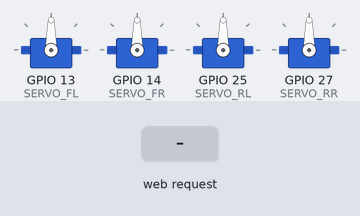
The sketch below on a simulated ESP32. Shown: 4 × servo. The inputs (shaded band) are chosen by the test bench. WiFi joins after 1.5 s; servers stay silent unless stated; what the sketch prints to the serial monitor is not drawn.

Above: at 2.7 s.
2.8 s: HTTP request GET /forward received
At 3.4 s:
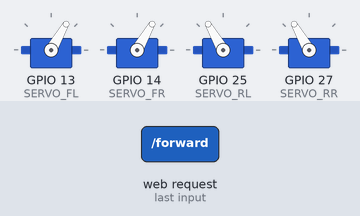
4.3 s: HTTP request GET /backward received
At 4.6 s:
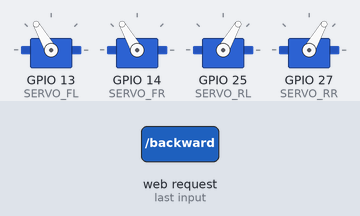
5.8 s: HTTP request GET /left received
At 6.9 s:
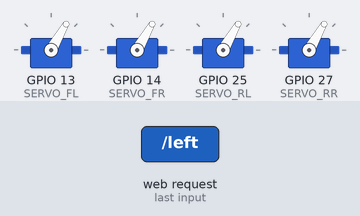
7.3 s: HTTP request GET /right received
At 8.0 s:
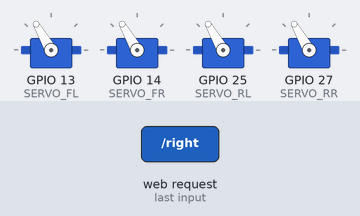
8.8 s: HTTP request GET /stop received
At 9.2 s:
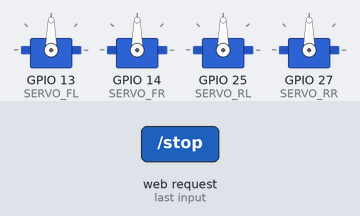
Timing chart, 0 to 11.3 s (numbered marks = the images above; inputs shaded):
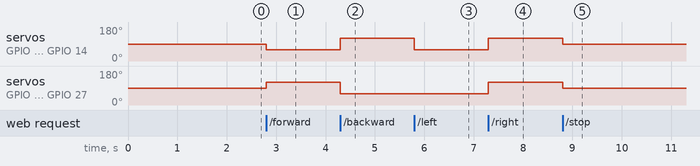

The sketch:

car.ino
```cpp
#include <WebServer.h>
#include <WiFi.h>
#include <ESP32Servo.h>

#define SERVO_FL 13 // Предно ляво
#define SERVO_FR 14 // Предно дясно
#define SERVO_RL 25 // Задно ляво
#define SERVO_RR 27 // Задно дясно

Servo servoFL, servoFR, servoRL, servoRR;

const char* ssid = "Stoyan’s iPhone";
const char* password = "12345678";

WebServer server(80);

const int STOP_ANGLE = 90;
const int FORWARD_ANGLE = 60;
const int BACKWARD_ANGLE = 120;

void stopAll() {
  servoFL.write(STOP_ANGLE);
  servoFR.write(STOP_ANGLE);
  servoRL.write(STOP_ANGLE);
  servoRR.write(STOP_ANGLE);
}

void moveBackward() {
  servoFL.write(BACKWARD_ANGLE);
  servoFR.write(BACKWARD_ANGLE);
  servoRL.write(FORWARD_ANGLE);
  servoRR.write(FORWARD_ANGLE);
}

void moveForward() {
  servoFL.write(FORWARD_ANGLE);
  servoFR.write(FORWARD_ANGLE);
  servoRL.write(BACKWARD_ANGLE);
  servoRR.write(BACKWARD_ANGLE);
}

void turnRight() {
  servoFL.write(BACKWARD_ANGLE);
  servoFR.write(BACKWARD_ANGLE);
  servoRL.write(BACKWARD_ANGLE);
  servoRR.write(BACKWARD_ANGLE);
}

void turnLeft() {
  servoFL.write(FORWARD_ANGLE);
  servoFR.write(FORWARD_ANGLE);
  servoRL.write(FORWARD_ANGLE);
  servoRR.write(FORWARD_ANGLE);
}

String getHTML() {
  return R"rawliteral(
<!DOCTYPE html>
<html>
<head>
  <title>ESP32 Car Control</title>
  <style>
    body {
      font-family: Arial;
      text-align: center;
      background-color: #f0f0f0;
    }
    h1 {
      color: #333;
    }
    .button {
      padding: 20px 40px;
      margin: 10px;
      font-size: 24px;
      border: none;
      border-radius: 10px;
      background-color: #2196F3;
      color: white;
      cursor: pointer;
    }
    .button:hover {
      background-color: #0b7dda;
    }
  </style>
</head>
<body>
  <h1>ESP32 Car Control</h1>
  <button class="button" onclick="fetch('/forward')">Forward</button><br>
  <button class="button" onclick="fetch('/left')">Left</button>
  <button class="button" onclick="fetch('/stop')">Stop</button>
  <button class="button" onclick="fetch('/right')">Right</button><br>
  <button class="button" onclick="fetch('/backward')">Backward</button>
</body>
</html>
)rawliteral";
}

void handleRoot() {
  server.send(200, "text/html", getHTML());
}

void setup() {
  Serial.begin(115200);

  servoFL.attach(SERVO_FL);
  servoFR.attach(SERVO_FR);
  servoRL.attach(SERVO_RL);
  servoRR.attach(SERVO_RR);

  stopAll();

  WiFi.begin(ssid, password);
  Serial.print("Connecting to WiFi");
  while (WiFi.status() != WL_CONNECTED) {
    delay(500);
    Serial.print(".");
  }
  Serial.println("Connected!");
  Serial.println(WiFi.localIP());

  server.on("/", handleRoot);
  server.on("/forward", []() {
    moveForward();
    server.send(200, "text/plain", "Moving Forward");
  });
  server.on("/backward", []() {
    moveBackward();
    server.send(200, "text/plain", "Moving Backward");
  });
  server.on("/left", []() {
    turnLeft();
    server.send(200, "text/plain", "Turning Left");
  });
  server.on("/right", []() {
    turnRight();
    server.send(200, "text/plain", "Turning Right");
  });
  server.on("/stop", []() {
    stopAll();
    server.send(200, "text/plain", "Stopped");
  });

  server.begin();
}

void loop() {
  server.handleClient();
}
```

Measured:
- after the input at 2.8 s, servo on GPIO 13 (SERVO_FL), servo on GPIO 14 (SERVO_FR): 90° → 60° at once; servo on GPIO 25 (SERVO_RL), servo on GPIO 27 (SERVO_RR): 90° → 120° at once
- after the input at 4.3 s, servo on GPIO 13 (SERVO_FL), servo on GPIO 14 (SERVO_FR): 60° → 120° at once; servo on GPIO 25 (SERVO_RL), servo on GPIO 27 (SERVO_RR): 120° → 60° at once
- after the input at 5.8 s, servo on GPIO 13 (SERVO_FL), servo on GPIO 14 (SERVO_FR): 120° → 60° at once
- after the input at 7.3 s, servo on GPIO 13 (SERVO_FL), servo on GPIO 14 (SERVO_FR), servo on GPIO 25 (SERVO_RL), servo on GPIO 27 (SERVO_RR): 60° → 120° at once
- after the input at 8.8 s, servo on GPIO 13 (SERVO_FL), servo on GPIO 14 (SERVO_FR), servo on GPIO 25 (SERVO_RL), servo on GPIO 27 (SERVO_RR): 120° → 90° at once
